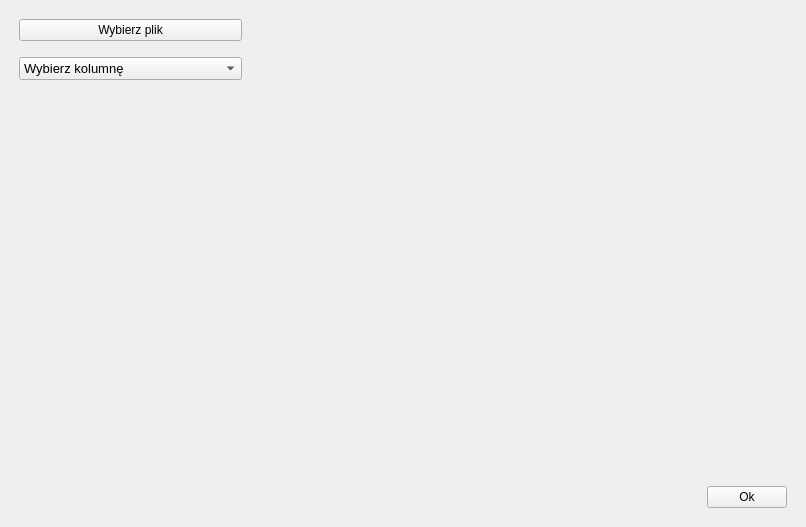
<?xml version="1.0" encoding="UTF-8"?>
<ui version="4.0">
 <class>MainWindow</class>
 <widget class="QMainWindow" name="MainWindow">
  <property name="geometry">
   <rect>
    <x>0</x>
    <y>0</y>
    <width>806</width>
    <height>527</height>
   </rect>
  </property>
  <property name="minimumSize">
   <size>
    <width>402</width>
    <height>296</height>
   </size>
  </property>
  <property name="sizeIncrement">
   <size>
    <width>14</width>
    <height>0</height>
   </size>
  </property>
  <property name="windowTitle">
   <string>MainWindow</string>
  </property>
  <widget class="QWidget" name="centralwidget">
   <property name="minimumSize">
    <size>
     <width>410</width>
     <height>300</height>
    </size>
   </property>
   <layout class="QGridLayout" name="gridLayout">
    <item row="0" column="0">
     <layout class="QGridLayout" name="gridLayout" rowstretch="1,1,1,1,1,0" columnstretch="1,1,1,0">
      <property name="sizeConstraint">
       <enum>QLayout::SetMinimumSize</enum>
      </property>
      <property name="leftMargin">
       <number>10</number>
      </property>
      <property name="topMargin">
       <number>10</number>
      </property>
      <property name="rightMargin">
       <number>10</number>
      </property>
      <property name="bottomMargin">
       <number>10</number>
      </property>
      <property name="horizontalSpacing">
       <number>6</number>
      </property>
      <property name="verticalSpacing">
       <number>16</number>
      </property>
      <item row="5" column="1">
       <spacer name="horizontalSpacer_3">
        <property name="orientation">
         <enum>Qt::Horizontal</enum>
        </property>
        <property name="sizeHint" stdset="0">
         <size>
          <width>40</width>
          <height>20</height>
         </size>
        </property>
       </spacer>
      </item>
      <item row="4" column="0">
       <spacer name="verticalSpacer">
        <property name="orientation">
         <enum>Qt::Vertical</enum>
        </property>
        <property name="sizeHint" stdset="0">
         <size>
          <width>20</width>
          <height>40</height>
         </size>
        </property>
       </spacer>
      </item>
      <item row="5" column="2">
       <spacer name="horizontalSpacer">
        <property name="orientation">
         <enum>Qt::Horizontal</enum>
        </property>
        <property name="sizeHint" stdset="0">
         <size>
          <width>40</width>
          <height>20</height>
         </size>
        </property>
       </spacer>
      </item>
      <item row="1" column="1" colspan="3">
       <widget class="QLabel" name="column_label">
        <property name="text">
         <string/>
        </property>
       </widget>
      </item>
      <item row="5" column="3">
       <widget class="QPushButton" name="btn_ok">
        <property name="text">
         <string>Ok</string>
        </property>
       </widget>
      </item>
      <item row="5" column="0">
       <spacer name="horizontalSpacer">
        <property name="orientation">
         <enum>Qt::Horizontal</enum>
        </property>
        <property name="sizeHint" stdset="0">
         <size>
          <width>40</width>
          <height>20</height>
         </size>
        </property>
       </spacer>
      </item>
      <item row="0" column="0">
       <widget class="QPushButton" name="file_btn">
        <property name="text">
         <string>Wybierz plik</string>
        </property>
       </widget>
      </item>
      <item row="1" column="0">
       <widget class="QComboBox" name="column_combo">
        <property name="font">
         <font>
          <pointsize>10</pointsize>
         </font>
        </property>
        <property name="contextMenuPolicy">
         <enum>Qt::DefaultContextMenu</enum>
        </property>
        <property name="autoFillBackground">
         <bool>false</bool>
        </property>
        <property name="editable">
         <bool>false</bool>
        </property>
        <property name="currentText">
         <string>Wybierz kolumnę</string>
        </property>
        <property name="currentIndex">
         <number>0</number>
        </property>
        <property name="sizeAdjustPolicy">
         <enum>QComboBox::AdjustToContents</enum>
        </property>
        <item>
         <property name="text">
          <string>Wybierz kolumnę</string>
         </property>
        </item>
       </widget>
      </item>
      <item row="0" column="1" colspan="3">
       <widget class="QLabel" name="file_label">
        <property name="text">
         <string/>
        </property>
       </widget>
      </item>
     </layout>
    </item>
   </layout>
  </widget>
 </widget>
 <resources/>
 <connections/>
</ui>
